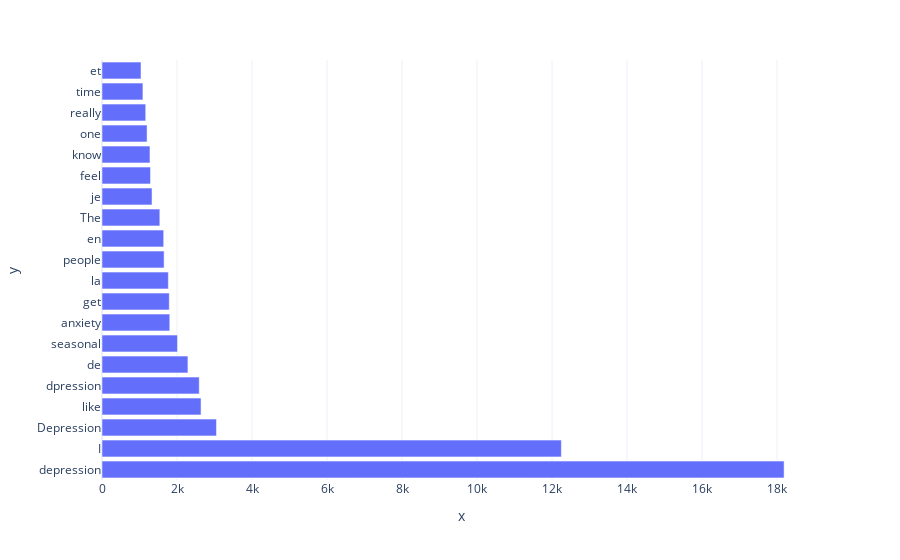

The notebook cell this image was saved under:
### Code cell
px.bar(x=depressFreq[:20].values, y=depressFreq[:20].index)

### Figure 1 — Plotly figure (JSON) as saved in the notebook; plotly's stock layout.template omitted (floating-point values rounded to 4 significant figures)
{"data": [{"alignmentgroup": "True", "hovertemplate": "x=%{x}<br>y=%{y}<extra></extra>", "legendgroup": "", "marker": {"color": "#636efa"}, "name": "", "offsetgroup": "", "orientation": "h", "showlegend": false, "textposition": "auto", "type": "bar", "x": [18188, 12249, 3052, 2641, 2593, 2291, 2013, 1807, 1794, 1769, 1656, 1645, 1542, 1334, 1293, 1279, 1202, 1166, 1091, 1040], "xaxis": "x", "y": ["depression", "I", "Depression", "like", "dpression", "de", "seasonal", "anxiety", "get", "la", "people", "en", "The", "je", "feel", "know", "one", "really", "time", "et"], "yaxis": "y"}], "layout": {"autosize": true, "barmode": "relative", "legend": {"tracegroupgap": 0}, "margin": {"t": 60}, "xaxis": {"anchor": "y", "autorange": true, "domain": [0, 1], "range": [0, 19150.0], "title": {"text": "x"}, "type": "linear"}, "yaxis": {"anchor": "x", "autorange": true, "domain": [0, 1], "range": [-0.5, 19.5], "title": {"text": "y"}, "type": "category"}}}
